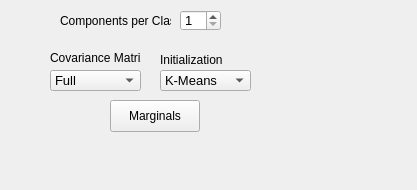
<?xml version="1.0" encoding="UTF-8"?>
<ui version="4.0">
 <class>ParametersGMM</class>
 <widget class="QWidget" name="ParametersGMM">
  <property name="geometry">
   <rect>
    <x>0</x>
    <y>0</y>
    <width>417</width>
    <height>190</height>
   </rect>
  </property>
  <property name="windowTitle">
   <string>Form</string>
  </property>
  <widget class="QSpinBox" name="gmmCount">
   <property name="geometry">
    <rect>
     <x>180</x>
     <y>10</y>
     <width>41</width>
     <height>21</height>
    </rect>
   </property>
   <property name="font">
    <font>
     <pointsize>10</pointsize>
    </font>
   </property>
   <property name="toolTip">
    <string>Number of mixtures trained per class</string>
   </property>
   <property name="minimum">
    <number>1</number>
   </property>
   <property name="maximum">
    <number>200</number>
   </property>
   <property name="value">
    <number>1</number>
   </property>
  </widget>
  <widget class="QLabel" name="label_8">
   <property name="geometry">
    <rect>
     <x>60</x>
     <y>10</y>
     <width>111</width>
     <height>21</height>
    </rect>
   </property>
   <property name="font">
    <font>
     <pointsize>9</pointsize>
    </font>
   </property>
   <property name="text">
    <string>Components per Class</string>
   </property>
  </widget>
  <widget class="QComboBox" name="gmmCovarianceCombo">
   <property name="geometry">
    <rect>
     <x>50</x>
     <y>70</y>
     <width>91</width>
     <height>21</height>
    </rect>
   </property>
   <property name="font">
    <font>
     <pointsize>10</pointsize>
    </font>
   </property>
   <property name="toolTip">
    <string>Covariance Matrix type</string>
   </property>
   <property name="currentIndex">
    <number>0</number>
   </property>
   <item>
    <property name="text">
     <string>Full</string>
    </property>
   </item>
   <item>
    <property name="text">
     <string>Diagonal</string>
    </property>
   </item>
   <item>
    <property name="text">
     <string>Spherical</string>
    </property>
   </item>
  </widget>
  <widget class="QLabel" name="label_7">
   <property name="geometry">
    <rect>
     <x>160</x>
     <y>50</y>
     <width>71</width>
     <height>20</height>
    </rect>
   </property>
   <property name="font">
    <font>
     <pointsize>9</pointsize>
    </font>
   </property>
   <property name="text">
    <string>Initialization</string>
   </property>
  </widget>
  <widget class="QLabel" name="label_6">
   <property name="geometry">
    <rect>
     <x>50</x>
     <y>48</y>
     <width>91</width>
     <height>20</height>
    </rect>
   </property>
   <property name="font">
    <font>
     <pointsize>9</pointsize>
    </font>
   </property>
   <property name="text">
    <string>Covariance Matrix</string>
   </property>
  </widget>
  <widget class="QComboBox" name="gmmInitCombo">
   <property name="geometry">
    <rect>
     <x>160</x>
     <y>70</y>
     <width>91</width>
     <height>21</height>
    </rect>
   </property>
   <property name="font">
    <font>
     <pointsize>10</pointsize>
    </font>
   </property>
   <property name="toolTip">
    <string>Method for initialization of the GMM prior to the first EM step
Random: randomly place the means of the mixtures (unit variance)
Uniform: uniformly split the space along the first axis and set the means there (unit variance)
K-Means: perform K-Means and assign means and variance to each mixture</string>
   </property>
   <property name="currentIndex">
    <number>2</number>
   </property>
   <item>
    <property name="text">
     <string>Random</string>
    </property>
   </item>
   <item>
    <property name="text">
     <string>Uniform</string>
    </property>
   </item>
   <item>
    <property name="text">
     <string>K-Means</string>
    </property>
   </item>
  </widget>
  <widget class="QPushButton" name="marginalsButton">
   <property name="geometry">
    <rect>
     <x>110</x>
     <y>100</y>
     <width>90</width>
     <height>32</height>
    </rect>
   </property>
   <property name="font">
    <font>
     <pointsize>9</pointsize>
    </font>
   </property>
   <property name="text">
    <string>Marginals</string>
   </property>
  </widget>
 </widget>
 <resources/>
 <connections/>
</ui>
